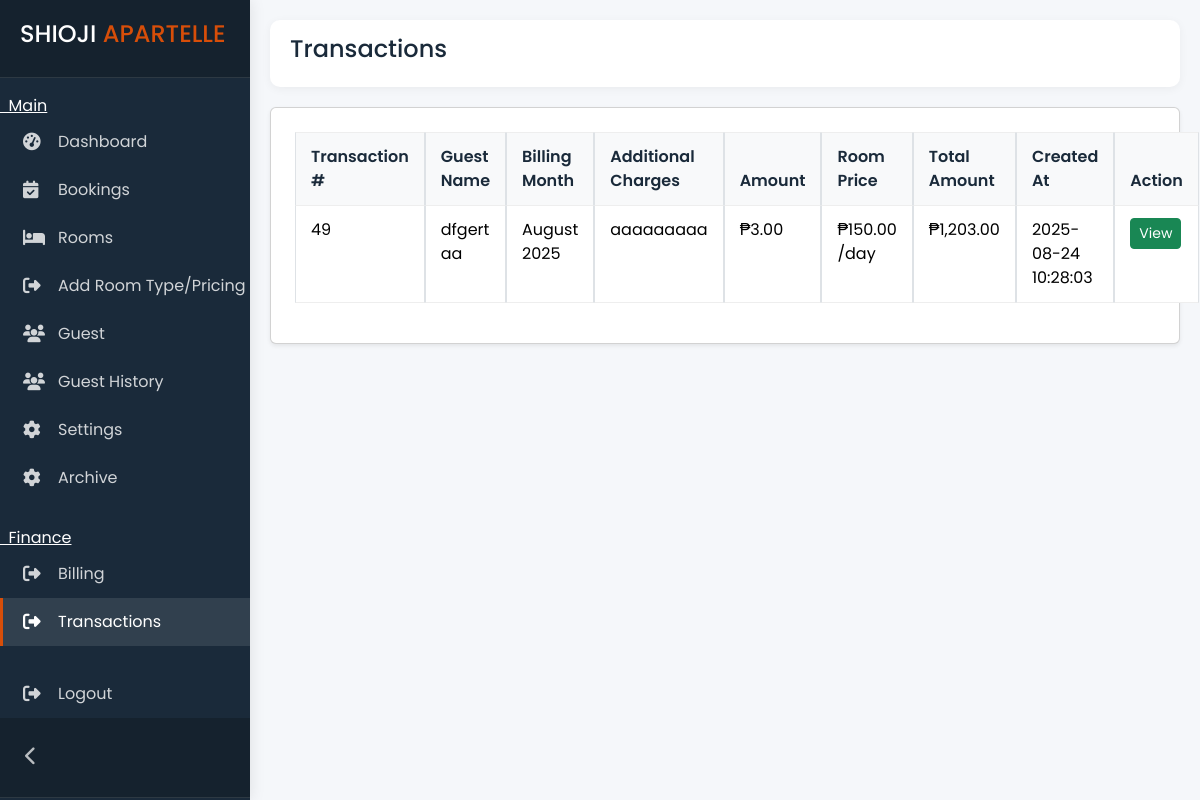
The page /admin/invoice.php (signed in) on the database as committed earlier.
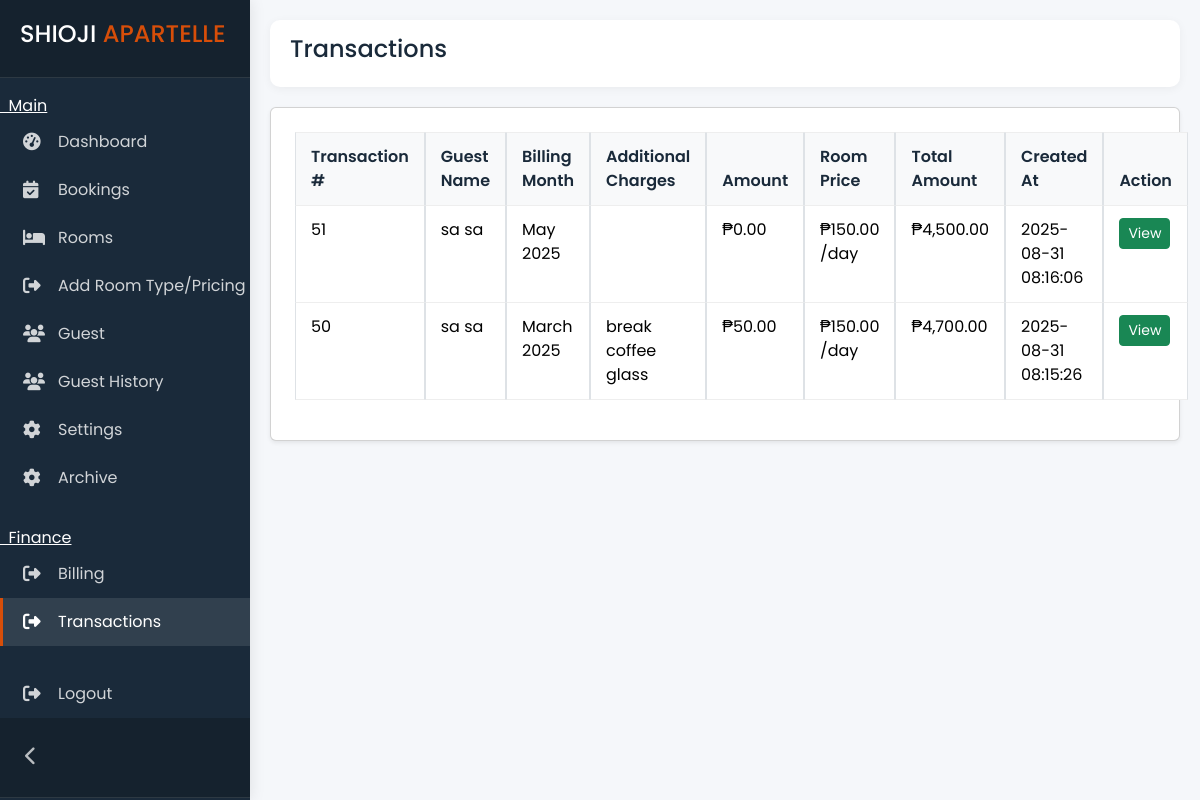
The same page on the database as committed later.
### tables this page shows
CREATE TABLE `transactions` (
  `transaction_id` int(11) NOT NULL,
  `guest_id` int(11) NOT NULL,
  `room_id` int(11) NOT NULL,
  `room_type_id` int(5) NOT NULL,
  `bill_month` varchar(7) NOT NULL,
  `description` varchar(200) NOT NULL,
  `amount` double(10,2) NOT NULL,
  `total_amount` decimal(10,2) NOT NULL,
  `checkin_time` time NOT NULL,
  `checkout` date NOT NULL,
  `checkout_time` time NOT NULL,
  `bill` varchar(10) NOT NULL,
  `is_paid` varchar(200) NOT NULL,
  `created_at` datetime NOT NULL DEFAULT current_timestamp()
);

CREATE TABLE `room_types` (
  `room_type_id` int(11) NOT NULL,
  `type` varchar(200) NOT NULL,
  `price` double(10,2) NOT NULL DEFAULT 0.00,
  `created_at` timestamp NOT NULL DEFAULT current_timestamp(),
  `archive` enum('yes','no') NOT NULL DEFAULT 'no'
);

### admin/invoice.php (the view, shortened to what this page needs)
<!DOCTYPE html>
<html>
<?php include 'head.php'; ?>
<body>
    <?php include 'sidebar.php'; ?>
    <div class="main-content">
        <div class="topbar">
            <h4>Transactions</h4>
        </div>
        <div class="room-content">
            <div class="card shadow-sm p-4">
                <?php
                include '../connect.php';
                ?>
                <table id="myTable" class="table table-bordered">
                    <thead>
                        <tr>
                            <th>Transaction #</th>
                            <th>Guest Name</th>
                            <th>Billing Month</th>
                            <th>Additional Charges</th>
                            <th>Amount</th>
                            <th>Room Price</th>
                            <th>Total Amount</th>
                            <th>Created At</th>
                            <th>Action</th>
                        </tr>
                    </thead>
                    <tbody>
                        <?php
                        $sql = "SELECT
                            t.transaction_id,
                            CONCAT(g.first_name, ' ', g.last_name) AS full_name,
                            r.room_id,
                            rt.type AS room_type,
                            rt.price AS room_price,
                            t.bill_month,
                            t.description,
                            t.amount,
                                t.total_amount,
                            t.created_at
                        FROM transactions t
                        LEFT JOIN guests g ON g.guest_id = t.guest_id
                        LEFT JOIN rooms r ON r.room_id = t.room_id
                        LEFT JOIN room_types rt ON t.room_type_id = rt.room_type_id
                        ORDER BY t.created_at DESC";
                        $result = $conn->query($sql);
                        while ($row = $result->fetch_assoc()) {
                            $billMonth = DateTime::createFromFormat('Y-m', $row['bill_month']);
                            echo "<tr>";
                            echo "<td class='text-start'>" . htmlspecialchars($row['transaction_id']) . "</td>";
                            echo "<td>" . htmlspecialchars($row['full_name']) . "</td>";
                            echo "<td>" . ($billMonth ? $billMonth->format('F Y') : htmlspecialchars($row['bill_month'])) . "</td>";
                            echo "<td>" . htmlspecialchars($row['description']) . "</td>";
                            echo "<td>₱" . number_format($row['amount'], 2) . "</td>";
                            echo "<td>₱" . number_format($row['room_price'], 2) . " /day</td>";
                            echo "<td>₱" . number_format($row['total_amount'], 2) . "</td>";
                            echo "<td>" . htmlspecialchars($row['created_at'] ?? '—') . "</td>";
                            echo '<td><button
        class="btn btn-success btn-sm view-transaction"
        data-bs-toggle="modal"
        data-bs-target="#addRoomModal"
        data-transaction-id="' . htmlspecialchars($row['transaction_id']) . '"
        data-room-id="' . htmlspecialchars($row['room_id']) . '"
        data-room-type="' . htmlspecialchars($row['room_type'] ?? 'N/A') . '"
data-room-price="' . htmlspecialchars($row['room_price'] ?? '0.00') . '"
        data-bill-month="' . htmlspecialchars($row['bill_month']) . '"
        data-description="' . htmlspecialchars($row['description']) . '"
        data-amount="' . htmlspecialchars($row['amount']) . '"
                data-total-amount="' . htmlspecialchars($row['total_amount']) . '"
        data-created="' . htmlspecialchars($row['created_at']) . '"
    >View</button></td>';
                            echo "</tr>";
                        }
                        ?>
                    </tbody>
                </table>
            </div>
        </div>
    </div>
</body>
</html>

Rows that differ between the two databases and show on the page:
removed transactions: transaction_id "49", full_name "dfgert aa", bill_month "August 2025", description "aaaaaaaaa", amount "3.00", room_type.price "150.00", total_amount "1,203.00", created_at "2025-08-24 10:28:03"
added transactions: transaction_id "51", full_name "sa sa", bill_month "May 2025", amount "0.00", room_type.price "150.00", total_amount "4,500.00", created_at "2025-08-31 08:16:06"
added transactions: transaction_id "50", full_name "sa sa", bill_month "March 2025", description "break coffee glass", amount "50.00", room_type.price "150.00", total_amount "4,700.00", created_at "2025-08-31 08:15:26"
